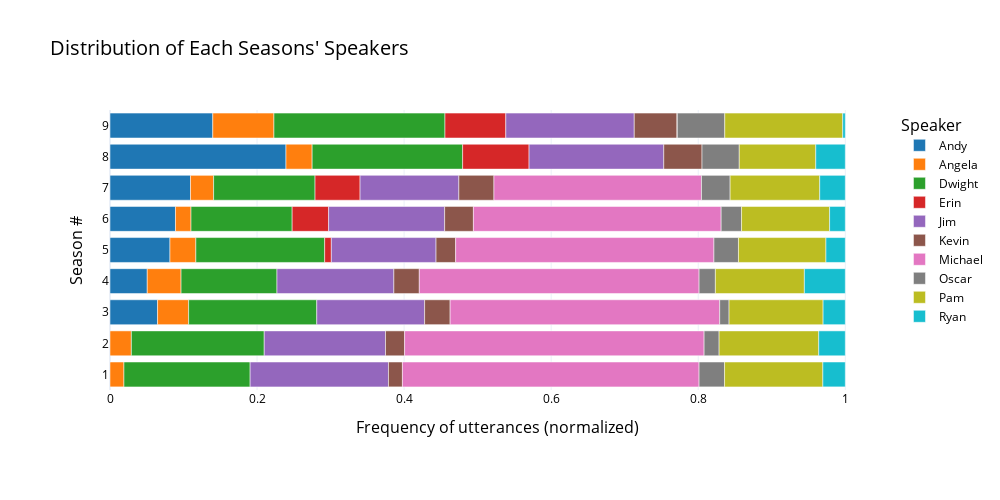

Notebook cell for this chart:
### Code cell
title = "Distribution of Each Seasons' Speakers"
hlabel = "Frequency of utterances (normalized)"
vlabel = "Season #"
legend_label = "Speaker"

template = 'plotly_white'
colormap = px.colors.qualitative.D3

width = 1000; height = 500; margin = 110

fig = top_10_groupedby_season.plot.barh(color_discrete_sequence=colormap)

fig.update_layout(
    template=template,
    title=dict(text=title, font=dict(size=20)),
    xaxis_title=dict(text=hlabel, font=dict(size=16)),
    yaxis_title=dict(text=vlabel, font=dict(size=16)),
    legend_title=dict(text=legend_label, font=dict(size=16)),
    margin=dict(l=margin, r=margin, t=margin, b=margin),
    width=width, 
    height=height,
    font=dict(family='Open Sans, Arial', color='black')
)

fig.show()

### Figure 1 — Plotly figure (JSON) as saved in the notebook; plotly's stock layout.template omitted (floating-point values rounded to 4 significant figures)
{"data": [{"alignmentgroup": "True", "hovertemplate": "speaker=Andy<br>value=%{x}<br>season=%{y}<extra></extra>", "legendgroup": "Andy", "marker": {"color": "#1F77B4", "pattern": {"shape": ""}}, "name": "Andy", "offsetgroup": "Andy", "orientation": "h", "showlegend": true, "textposition": "auto", "type": "bar", "x": [null, null, 0.0647, 0.05068, 0.08154, 0.08904, 0.1095, 0.2393, 0.1398], "xaxis": "x", "y": ["1", "2", "3", "4", "5", "6", "7", "8", "9"], "yaxis": "y"}, {"alignmentgroup": "True", "hovertemplate": "speaker=Angela<br>value=%{x}<br>season=%{y}<extra></extra>", "legendgroup": "Angela", "marker": {"color": "#FF7F0E", "pattern": {"shape": ""}}, "name": "Angela", "offsetgroup": "Angela", "orientation": "h", "showlegend": true, "textposition": "auto", "type": "bar", "x": [0.01898, 0.02905, 0.04227, 0.04597, 0.03521, 0.02115, 0.03141, 0.03559, 0.08317], "xaxis": "x", "y": ["1", "2", "3", "4", "5", "6", "7", "8", "9"], "yaxis": "y"}, {"alignmentgroup": "True", "hovertemplate": "speaker=Dwight<br>value=%{x}<br>season=%{y}<extra></extra>", "legendgroup": "Dwight", "marker": {"color": "#2CA02C", "pattern": {"shape": ""}}, "name": "Dwight", "offsetgroup": "Dwight", "orientation": "h", "showlegend": true, "textposition": "auto", "type": "bar", "x": [0.1716, 0.1807, 0.1743, 0.1304, 0.1752, 0.1376, 0.1379, 0.2047, 0.2326], "xaxis": "x", "y": ["1", "2", "3", "4", "5", "6", "7", "8", "9"], "yaxis": "y"}, {"alignmentgroup": "True", "hovertemplate": "speaker=Erin<br>value=%{x}<br>season=%{y}<extra></extra>", "legendgroup": "Erin", "marker": {"color": "#D62728", "pattern": {"shape": ""}}, "name": "Erin", "offsetgroup": "Erin", "orientation": "h", "showlegend": true, "textposition": "auto", "type": "bar", "x": [null, null, null, null, 0.00906, 0.04958, 0.06122, 0.09035, 0.08273], "xaxis": "x", "y": ["1", "2", "3", "4", "5", "6", "7", "8", "9"], "yaxis": "y"}, {"alignmentgroup": "True", "hovertemplate": "speaker=Jim<br>value=%{x}<br>season=%{y}<extra></extra>", "legendgroup": "Jim", "marker": {"color": "#9467BD", "pattern": {"shape": ""}}, "name": "Jim", "offsetgroup": "Jim", "orientation": "h", "showlegend": true, "textposition": "auto", "type": "bar", "x": [0.1881, 0.165, 0.1466, 0.159, 0.1424, 0.1578, 0.1344, 0.1832, 0.1747], "xaxis": "x", "y": ["1", "2", "3", "4", "5", "6", "7", "8", "9"], "yaxis": "y"}, {"alignmentgroup": "True", "hovertemplate": "speaker=Kevin<br>value=%{x}<br>season=%{y}<extra></extra>", "legendgroup": "Kevin", "marker": {"color": "#8C564B", "pattern": {"shape": ""}}, "name": "Kevin", "offsetgroup": "Kevin", "orientation": "h", "showlegend": true, "textposition": "auto", "type": "bar", "x": [0.01898, 0.02594, 0.03472, 0.03462, 0.02667, 0.0391, 0.0477, 0.05202, 0.05815], "xaxis": "x", "y": ["1", "2", "3", "4", "5", "6", "7", "8", "9"], "yaxis": "y"}, {"alignmentgroup": "True", "hovertemplate": "speaker=Michael<br>value=%{x}<br>season=%{y}<extra></extra>", "legendgroup": "Michael", "marker": {"color": "#E377C2", "pattern": {"shape": ""}}, "name": "Michael", "offsetgroup": "Michael", "orientation": "h", "showlegend": true, "textposition": "auto", "type": "bar", "x": [0.4035, 0.4073, 0.3666, 0.3805, 0.3513, 0.3369, 0.2823, null, 0.0004389], "xaxis": "x", "y": ["1", "2", "3", "4", "5", "6", "7", "8", "9"], "yaxis": "y"}, {"alignmentgroup": "True", "hovertemplate": "speaker=Oscar<br>value=%{x}<br>season=%{y}<extra></extra>", "legendgroup": "Oscar", "marker": {"color": "#7F7F7F", "pattern": {"shape": ""}}, "name": "Oscar", "offsetgroup": "Oscar", "orientation": "h", "showlegend": true, "textposition": "auto", "type": "bar", "x": [0.03465, 0.0204, 0.01272, 0.02215, 0.03333, 0.02772, 0.03896, 0.05065, 0.06452], "xaxis": "x", "y": ["1", "2", "3", "4", "5", "6", "7", "8", "9"], "yaxis": "y"}, {"alignmentgroup": "True", "hovertemplate": "speaker=Pam<br>value=%{x}<br>season=%{y}<extra></extra>", "legendgroup": "Pam", "marker": {"color": "#BCBD22", "pattern": {"shape": ""}}, "name": "Pam", "offsetgroup": "Pam", "orientation": "h", "showlegend": true, "textposition": "auto", "type": "bar", "x": [0.1337, 0.1355, 0.1279, 0.121, 0.119, 0.1198, 0.1218, 0.104, 0.1604], "xaxis": "x", "y": ["1", "2", "3", "4", "5", "6", "7", "8", "9"], "yaxis": "y"}, {"alignmentgroup": "True", "hovertemplate": "speaker=Ryan<br>value=%{x}<br>season=%{y}<extra></extra>", "legendgroup": "Ryan", "marker": {"color": "#17BECF", "pattern": {"shape": ""}}, "name": "Ryan", "offsetgroup": "Ryan", "orientation": "h", "showlegend": true, "textposition": "auto", "type": "bar", "x": [0.03053, 0.03614, 0.03019, 0.05566, 0.02632, 0.02133, 0.03478, 0.04016, 0.003511], "xaxis": "x", "y": ["1", "2", "3", "4", "5", "6", "7", "8", "9"], "yaxis": "y"}], "layout": {"barmode": "relative", "font": {"color": "black", "family": "Open Sans, Arial"}, "height": 500, "legend": {"title": {"font": {"size": 16}, "text": "Speaker"}, "tracegroupgap": 0}, "margin": {"b": 110, "l": 110, "r": 110, "t": 110}, "title": {"font": {"size": 20}, "text": "Distribution of Each Seasons' Speakers"}, "width": 1000, "xaxis": {"anchor": "y", "domain": [0, 1], "title": {"font": {"size": 16}, "text": "Frequency of utterances (normalized)"}}, "yaxis": {"anchor": "x", "domain": [0, 1], "title": {"font": {"size": 16}, "text": "Season #"}}}}
